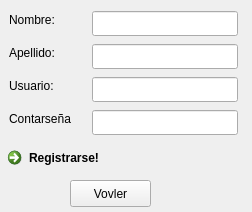
<?xml version="1.0" encoding="UTF-8"?>
<ui version="4.0">
 <class>Form</class>
 <widget class="QWidget" name="Form">
  <property name="geometry">
   <rect>
    <x>0</x>
    <y>0</y>
    <width>252</width>
    <height>212</height>
   </rect>
  </property>
  <property name="windowTitle">
   <string>Form</string>
  </property>
  <widget class="QLabel" name="label">
   <property name="geometry">
    <rect>
     <x>9</x>
     <y>11</y>
     <width>58</width>
     <height>17</height>
    </rect>
   </property>
   <property name="text">
    <string>Nombre:</string>
   </property>
  </widget>
  <widget class="QLineEdit" name="lineEdit">
   <property name="geometry">
    <rect>
     <x>92</x>
     <y>11</y>
     <width>146</width>
     <height>25</height>
    </rect>
   </property>
  </widget>
  <widget class="QLabel" name="label_2">
   <property name="geometry">
    <rect>
     <x>9</x>
     <y>44</y>
     <width>58</width>
     <height>17</height>
    </rect>
   </property>
   <property name="text">
    <string>Apellido:</string>
   </property>
  </widget>
  <widget class="QLineEdit" name="lineEdit_2">
   <property name="geometry">
    <rect>
     <x>92</x>
     <y>44</y>
     <width>146</width>
     <height>25</height>
    </rect>
   </property>
  </widget>
  <widget class="QLabel" name="label_3">
   <property name="geometry">
    <rect>
     <x>9</x>
     <y>77</y>
     <width>56</width>
     <height>17</height>
    </rect>
   </property>
   <property name="text">
    <string>Usuario:</string>
   </property>
  </widget>
  <widget class="QLineEdit" name="lineEdit_3">
   <property name="geometry">
    <rect>
     <x>92</x>
     <y>77</y>
     <width>146</width>
     <height>25</height>
    </rect>
   </property>
  </widget>
  <widget class="QLabel" name="label_4">
   <property name="geometry">
    <rect>
     <x>9</x>
     <y>110</y>
     <width>77</width>
     <height>17</height>
    </rect>
   </property>
   <property name="text">
    <string>Contarseña</string>
   </property>
  </widget>
  <widget class="QLineEdit" name="lineEdit_4">
   <property name="geometry">
    <rect>
     <x>92</x>
     <y>110</y>
     <width>146</width>
     <height>25</height>
    </rect>
   </property>
   <property name="echoMode">
    <enum>QLineEdit::Password</enum>
   </property>
  </widget>
  <widget class="QPushButton" name="pushButton_2">
   <property name="geometry">
    <rect>
     <x>70</x>
     <y>180</y>
     <width>81</width>
     <height>27</height>
    </rect>
   </property>
   <property name="text">
    <string>Vovler</string>
   </property>
  </widget>
  <widget class="QCommandLinkButton" name="commandLinkButton">
   <property name="geometry">
    <rect>
     <x>0</x>
     <y>140</y>
     <width>181</width>
     <height>41</height>
    </rect>
   </property>
   <property name="text">
    <string>Registrarse!</string>
   </property>
  </widget>
 </widget>
 <resources/>
 <connections>
  <connection>
   <sender>commandLinkButton</sender>
   <signal>clicked()</signal>
   <receiver>Form</receiver>
   <slot>registro()</slot>
   <hints>
    <hint type="sourcelabel">
     <x>70</x>
     <y>168</y>
    </hint>
    <hint type="destinationlabel">
     <x>146</x>
     <y>202</y>
    </hint>
   </hints>
  </connection>
  <connection>
   <sender>pushButton_2</sender>
   <signal>clicked()</signal>
   <receiver>Form</receiver>
   <slot>cerrar()</slot>
   <hints>
    <hint type="sourcelabel">
     <x>195</x>
     <y>190</y>
    </hint>
    <hint type="destinationlabel">
     <x>106</x>
     <y>154</y>
    </hint>
   </hints>
  </connection>
 </connections>
 <slots>
  <slot>registro()</slot>
  <slot>cerrar()</slot>
 </slots>
</ui>
